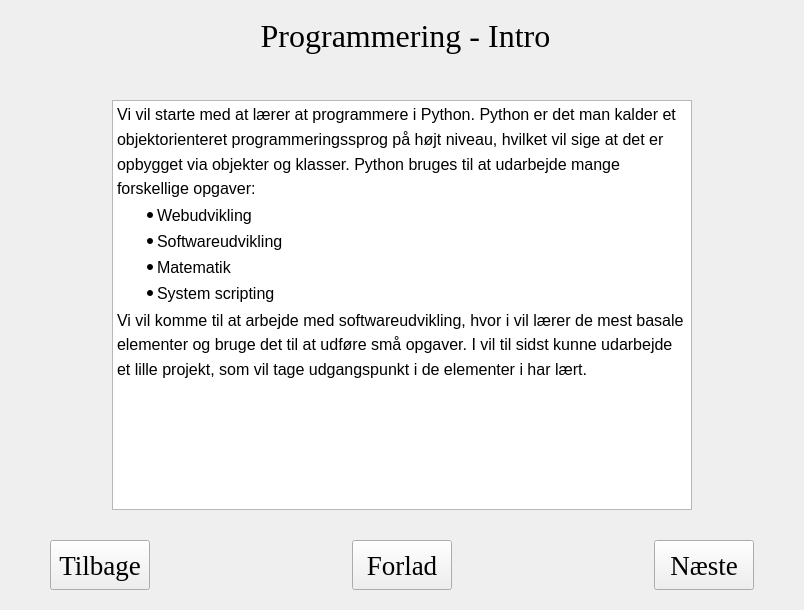
<?xml version="1.0" encoding="UTF-8"?>
<ui version="4.0">
 <class>Form</class>
 <widget class="QWidget" name="Form">
  <property name="geometry">
   <rect>
    <x>0</x>
    <y>0</y>
    <width>804</width>
    <height>610</height>
   </rect>
  </property>
  <property name="windowTitle">
   <string>Form</string>
  </property>
  <widget class="QLabel" name="label">
   <property name="geometry">
    <rect>
     <x>260</x>
     <y>10</y>
     <width>291</width>
     <height>51</height>
    </rect>
   </property>
   <property name="font">
    <font>
     <family>Times New Roman</family>
     <pointsize>24</pointsize>
    </font>
   </property>
   <property name="text">
    <string>Programmering - Intro</string>
   </property>
   <property name="alignment">
    <set>Qt::AlignCenter</set>
   </property>
  </widget>
  <widget class="QTextBrowser" name="textBrowser">
   <property name="geometry">
    <rect>
     <x>112</x>
     <y>100</y>
     <width>580</width>
     <height>410</height>
    </rect>
   </property>
   <property name="html">
    <string>&lt;!DOCTYPE HTML PUBLIC &quot;-//W3C//DTD HTML 4.0//EN&quot; &quot;http://www.w3.org/TR/REC-html40/strict.dtd&quot;&gt;
&lt;html&gt;&lt;head&gt;&lt;meta name=&quot;qrichtext&quot; content=&quot;1&quot; /&gt;&lt;style type=&quot;text/css&quot;&gt;
p, li { white-space: pre-wrap; }
&lt;/style&gt;&lt;/head&gt;&lt;body style=&quot; font-family:'MS Shell Dlg 2'; font-size:7.8pt; font-weight:400; font-style:normal;&quot;&gt;
&lt;p style=&quot; margin-top:0px; margin-bottom:0px; margin-left:0px; margin-right:0px; -qt-block-indent:0; text-indent:0px; line-height:138%;&quot;&gt;&lt;a name=&quot;docs-internal-guid-30bfc0a7-7fff-7a80-b7e2-b8786a257718&quot;&gt;&lt;/a&gt;&lt;span style=&quot; font-family:'Palatino Linotype','serif'; font-size:12pt; color:#000000; background-color:transparent;&quot;&gt;V&lt;/span&gt;&lt;span style=&quot; font-family:'Palatino Linotype','serif'; font-size:12pt; color:#000000; background-color:transparent;&quot;&gt;i vil starte med at lærer at programmere i Python. Python er det man kalder et objektorienteret programmeringssprog på højt niveau, hvilket vil sige at det er opbygget via objekter og klasser. Python bruges til at udarbejde mange forskellige opgaver:&lt;/span&gt;&lt;/p&gt;
&lt;ul style=&quot;margin-top: 0px; margin-bottom: 0px; margin-left: 0px; margin-right: 0px; -qt-list-indent: 1;&quot;&gt;&lt;li style=&quot; font-family:'Courier New'; font-size:12pt; color:#000000; background-color:transparent;&quot; style=&quot; margin-top:0px; margin-bottom:0px; margin-left:0px; margin-right:0px; -qt-block-indent:0; text-indent:0px; line-height:138%;&quot;&gt;Webudvikling&lt;/li&gt;
&lt;li style=&quot; font-family:'Courier New'; font-size:12pt; color:#000000; background-color:transparent;&quot; style=&quot; margin-top:0px; margin-bottom:0px; margin-left:0px; margin-right:0px; -qt-block-indent:0; text-indent:0px; line-height:138%;&quot;&gt;Softwareudvikling&lt;/li&gt;
&lt;li style=&quot; font-family:'Courier New'; font-size:12pt; color:#000000; background-color:transparent;&quot; style=&quot; margin-top:0px; margin-bottom:0px; margin-left:0px; margin-right:0px; -qt-block-indent:0; text-indent:0px; line-height:138%;&quot;&gt;Matematik&lt;/li&gt;
&lt;li style=&quot; font-family:'Courier New'; font-size:12pt; color:#000000; background-color:transparent;&quot; style=&quot; margin-top:0px; margin-bottom:0px; margin-left:0px; margin-right:0px; -qt-block-indent:0; text-indent:0px; line-height:138%;&quot;&gt;&lt;span style=&quot; background-color:#ffffff;&quot;&gt;System scripting&lt;/span&gt;&lt;/li&gt;&lt;/ul&gt;
&lt;p style=&quot; margin-top:0px; margin-bottom:0px; margin-left:0px; margin-right:0px; -qt-block-indent:0; text-indent:0px; line-height:138%;&quot;&gt;&lt;span style=&quot; font-family:'Palatino Linotype','serif'; font-size:12pt; color:#000000; background-color:#ffffff;&quot;&gt;Vi vil komme til at arbejde med softwareudvikling, hvor i vil lærer de mest basale elementer og bruge det til at udføre små opgaver. I vil til sidst kunne udarbejde et lille projekt, som vil tage udgangspunkt i de elementer i har lært.&lt;/span&gt;&lt;/p&gt;
&lt;p style=&quot; margin-top:0px; margin-bottom:0px; margin-left:0px; margin-right:0px; -qt-block-indent:0; text-indent:0px;&quot;&gt;&lt;span style=&quot; font-size:8pt;&quot;&gt;&lt;br /&gt;&lt;/span&gt;&lt;/p&gt;&lt;/body&gt;&lt;/html&gt;</string>
   </property>
  </widget>
  <widget class="QPushButton" name="BtnNst">
   <property name="geometry">
    <rect>
     <x>654</x>
     <y>540</y>
     <width>100</width>
     <height>50</height>
    </rect>
   </property>
   <property name="font">
    <font>
     <family>Times New Roman</family>
     <pointsize>20</pointsize>
    </font>
   </property>
   <property name="text">
    <string>Næste</string>
   </property>
  </widget>
  <widget class="QPushButton" name="BtnForlad">
   <property name="geometry">
    <rect>
     <x>352</x>
     <y>540</y>
     <width>100</width>
     <height>50</height>
    </rect>
   </property>
   <property name="font">
    <font>
     <family>Times New Roman</family>
     <pointsize>20</pointsize>
    </font>
   </property>
   <property name="text">
    <string>Forlad</string>
   </property>
  </widget>
  <widget class="QPushButton" name="BtnTilbage">
   <property name="geometry">
    <rect>
     <x>50</x>
     <y>540</y>
     <width>100</width>
     <height>50</height>
    </rect>
   </property>
   <property name="font">
    <font>
     <family>Times New Roman</family>
     <pointsize>20</pointsize>
    </font>
   </property>
   <property name="text">
    <string>Tilbage</string>
   </property>
  </widget>
 </widget>
 <resources/>
 <connections/>
</ui>
